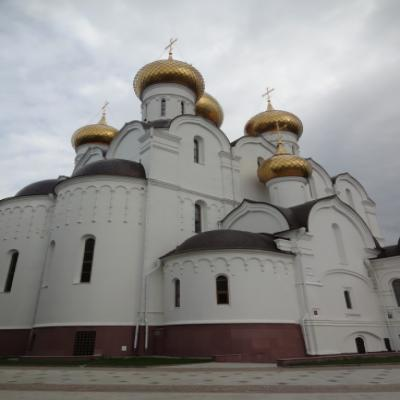
#> input picture 1/1.jpg, 400 x 400 px
$ python 1.py
#> lines starting #> are read from the running program, lines starting #| are printed output that depends on the picture
import cv2
import numpy as np

# загружаем изображение и отображаем его
image = cv2.imread("1.jpg")
#> image is the input picture: shape (400, 400, 3); mean B, G, R 139.8, 141.4, 142.6

# получим размеры изображения для поворота
# и вычислим центр изображения
(h, w) = image.shape[:2]
#> h = 400; w = 400
center = (w / 2, h / 2)
#> center = (200, 200)

print("Введите угол поворота изображения в градусах")
angle = int(input())%360
#> the answer given: 3
# повернем изображение на заданный угол
scale = 1.0
M = cv2.getRotationMatrix2D(center, angle, 1.0)
#найдем новые размеры изображения
cos = np.abs(M[0, 0])
#> cos = 0.999
sin = np.abs(M[0, 1])
#> sin = 0.0523
tg = sin / cos
#> tg = 0.0524

new_w = int((h * sin) + (w * cos))
#> new_w = 420
new_h = int((h * cos) + (w * sin))
#> new_h = 420

M[0, 2] += (new_w / 2) - center[0]
M[1, 2] += (new_h / 2) - center[1]

rotated = cv2.warpAffine(image, M, (new_w, new_h))
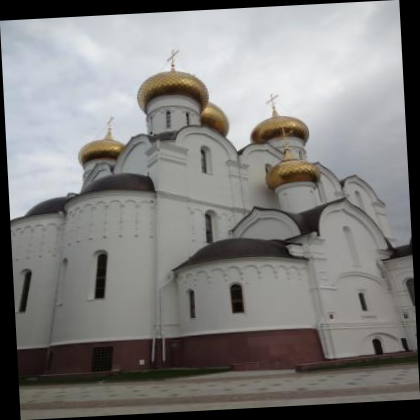
#> rotated: shape (420, 420, 3); mean B, G, R 126.8, 128.3, 129.4
#cv2.imshow("Rotated image", rotated)
#cv2.waitKey(0)

#обрежем до прямоугольника
h_sin = int(h * sin)
#> h_sin = 20
h, w, _ = rotated.shape
#> h = 420; w = 420
row_1 = int((w - 2 * h_sin) * tg)
#> row_1 = 19
row_2 = h - int((w - 2 * h_sin) * tg)
#> row_2 = 401
col_1 = h_sin
#> col_1 = 20
col_2 = w - h_sin
rectangle_image = rotated[min(row_1, row_2): max(row_1, row_2), min(col_1, col_2): max(col_1, col_2)]
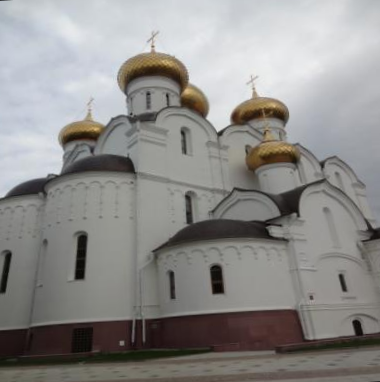
#> rectangle_image: shape (382, 380, 3); mean B, G, R 138.9, 140.8, 142.1

#cv2.imshow("Rectangle_image", rectangle_image)
#cv2.waitKey(0)

print("Введите коэффициент изменения длины")
k = float(input())
#> the answer given: 3
print("Введите признак используемой интерполяционной схемы ( 0 – нулевого порядка, 1 – первого порядка, 2- третьего порядка).")
i = int(input())
#> the answer given: 3
if k > 0 and k <=1:
    s = 1/k
    dim = (int(w*k), int(h*s))

    if i == 0:
        result = cv2.resize(rectangle_image, dim, interpolation = cv2.INTER_NEAREST)
    elif i == 1:
        result = cv2.resize(rectangle_image, dim, interpolation = cv2.INTER_LINEAR)
    elif i == 2:
        result = cv2.resize(rectangle_image, dim, interpolation = cv2.INTER_AREA)
    else:
        print("Неправильно введен признак используемой интерполяционной схемы")
    cv2.imshow("Result image", result)
    cv2.waitKey(0)

# запишем результирующее изображение на диск
    cv2.imwrite("result.jpg", result)
else:
    print("Коэффициент должен быть больше 0 и меньше или равен 1.")

cv2.destroyAllWindows()

$ run again, with 1/Rectangle_image.jpg copied over 1/1.jpg
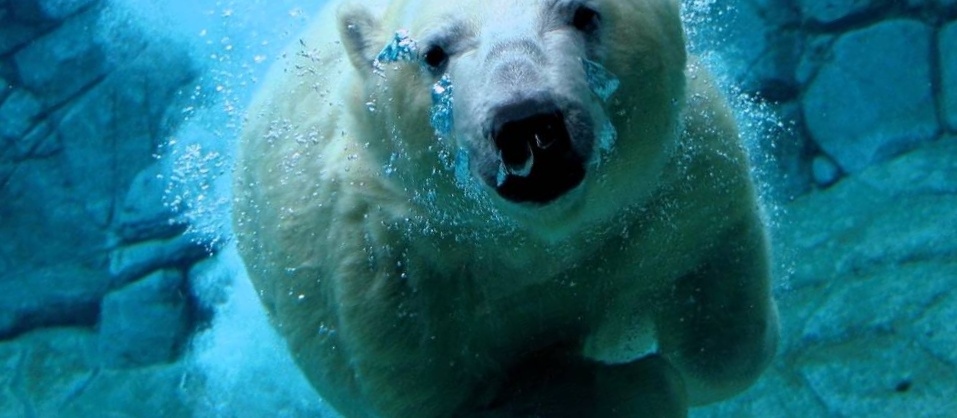
#> input picture 1/Rectangle_image.jpg, 957 x 418 px
#> image is the input picture: shape (418, 957, 3); mean B, G, R 123.9, 109.4, 34.6
#> `rotated = cv2.warpAffine(image, M, (new_w, new_h))`:
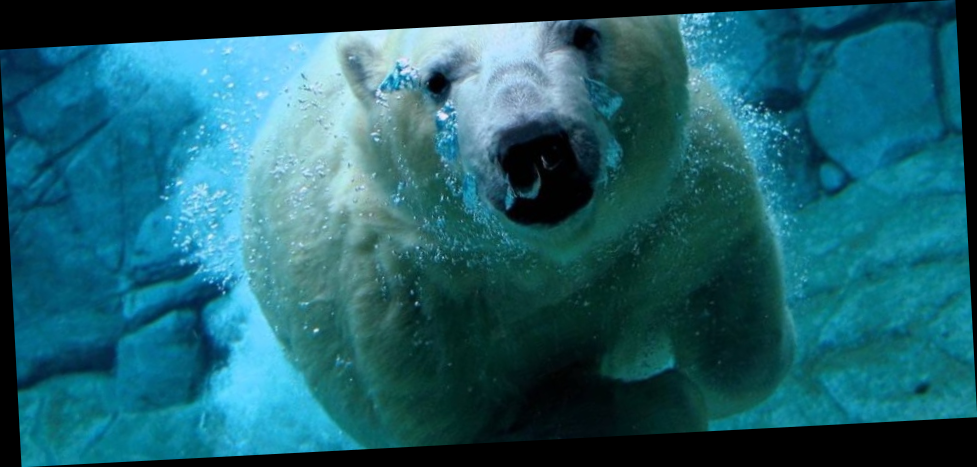
#> rotated: shape (467, 977, 3); mean B, G, R 108.6, 95.9, 30.3
#> `rectangle_image = rotated[min(row_1, row_2): max(row_1, row_2), min(co..`:
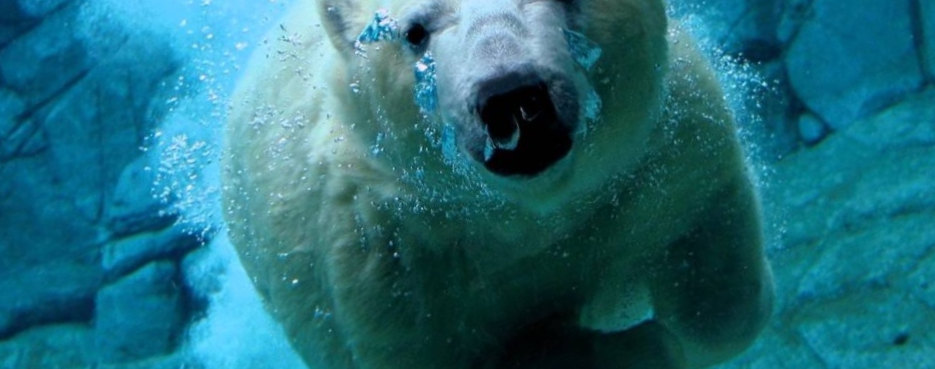
#> rectangle_image: shape (369, 935, 3); mean B, G, R 122.3, 108.5, 34.6
